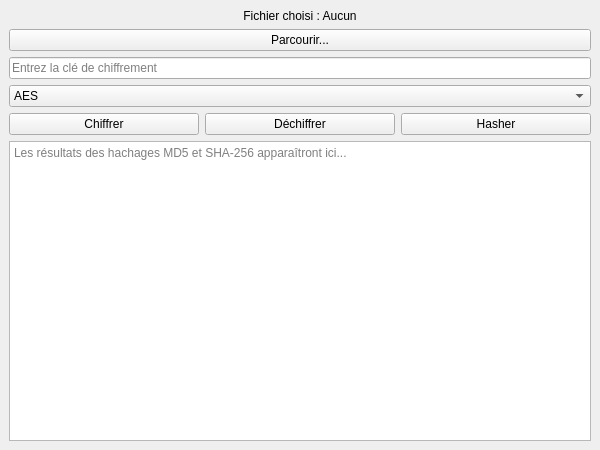
<?xml version="1.0" encoding="UTF-8"?>
<ui version="4.0">
 <class>MainWindow</class>
 <widget class="QMainWindow" name="MainWindow">
  <property name="geometry">
   <rect>
    <x>0</x>
    <y>0</y>
    <width>600</width>
    <height>450</height>
   </rect>
  </property>
  <property name="windowTitle">
   <string>CryptoApp</string>
  </property>
  <widget class="QWidget" name="centralwidget">
   <layout class="QVBoxLayout" name="verticalLayout">
    <item>
     <widget class="QLabel" name="fileLabel">
      <property name="text">
       <string>Fichier choisi : Aucun</string>
      </property>
      <property name="alignment">
       <set>Qt::AlignCenter</set>
      </property>
     </widget>
    </item>
    <item>
     <widget class="QPushButton" name="browseButton">
      <property name="text">
       <string>Parcourir...</string>
      </property>
     </widget>
    </item>
    <item>
     <widget class="QLineEdit" name="keyLineEdit">
      <property name="placeholderText">
       <string>Entrez la clé de chiffrement</string>
      </property>
     </widget>
    </item>
    <item>
     <widget class="QComboBox" name="algorithmComboBox">
      <property name="currentIndex">
       <number>0</number>
      </property>
      <item>
       <property name="text">
        <string>AES</string>
       </property>
      </item>
      <item>
       <property name="text">
        <string>Blowfish</string>
       </property>
      </item>
      <item>
       <property name="text">
        <string>RSA</string>
       </property>
      </item>
     </widget>
    </item>
    <item>
     <layout class="QHBoxLayout" name="buttonLayout">
      <item>
       <widget class="QPushButton" name="encryptButton">
        <property name="text">
         <string>Chiffrer</string>
        </property>
       </widget>
      </item>
      <item>
       <widget class="QPushButton" name="decryptButton">
        <property name="text">
         <string>Déchiffrer</string>
        </property>
       </widget>
      </item>
      <item>
       <widget class="QPushButton" name="hashButton">
        <property name="text">
         <string>Hasher</string>
        </property>
       </widget>
      </item>
     </layout>
    </item>
    <item>
     <widget class="QTextEdit" name="hashTextEdit">
      <property name="readOnly">
       <bool>true</bool>
      </property>
      <property name="placeholderText">
       <string>Les résultats des hachages MD5 et SHA-256 apparaîtront ici...</string>
      </property>
     </widget>
    </item>
   </layout>
  </widget>
 </widget>
 <resources/>
 <connections/>
</ui>
